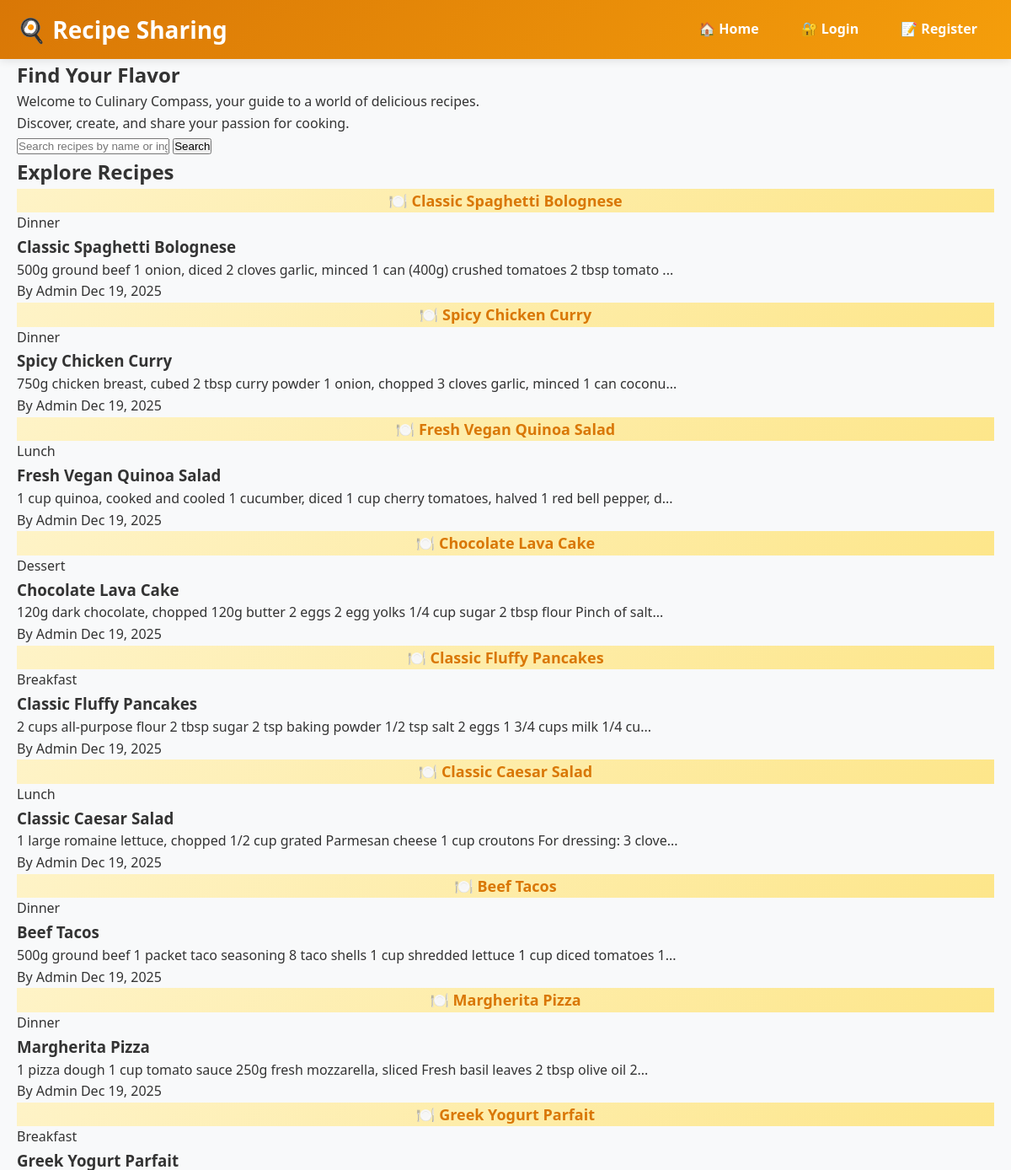
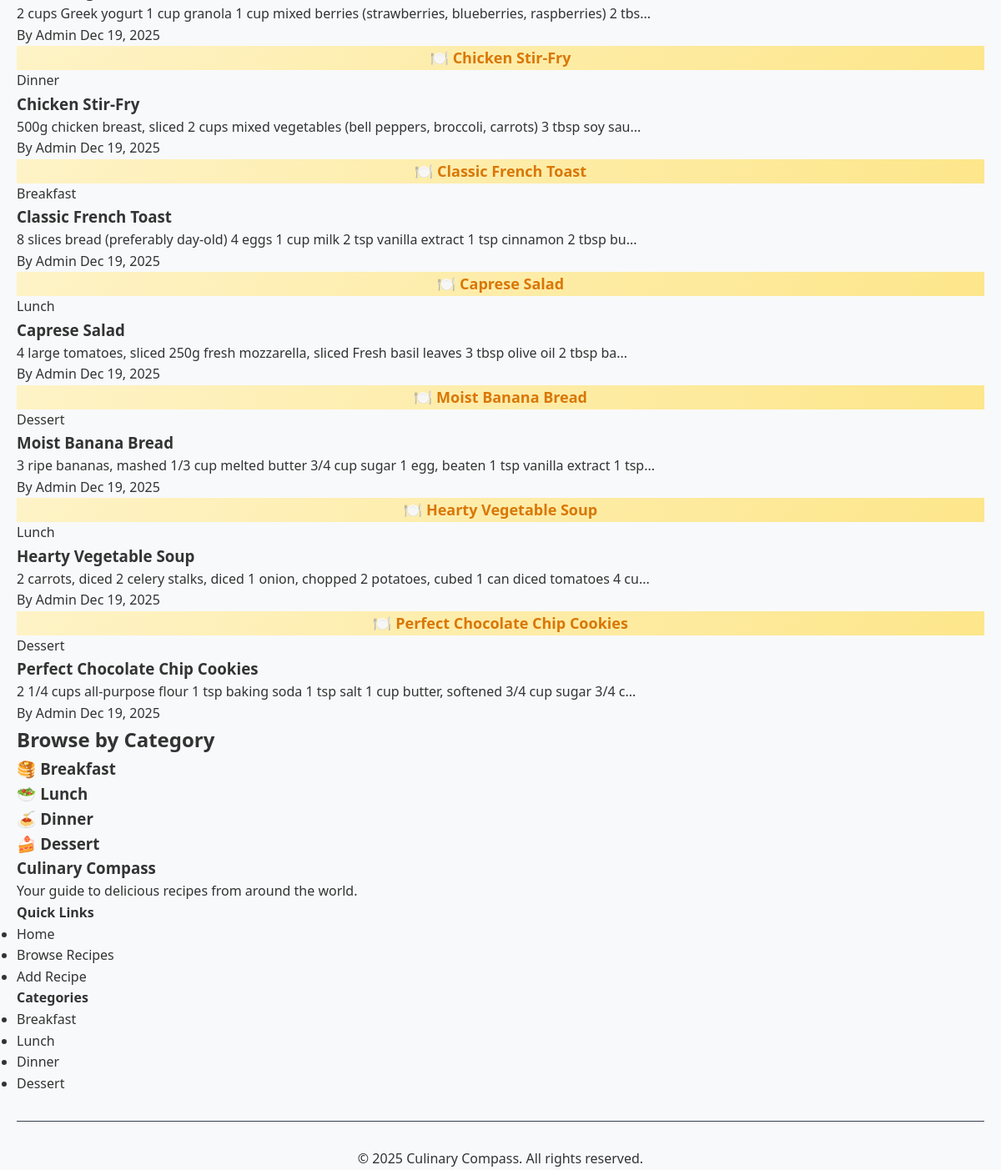
The page / on the database its author committed (2 pictures, top to bottom).
### tables this page shows
CREATE TABLE IF NOT EXISTS recipes (
    id INT AUTO_INCREMENT PRIMARY KEY,
    user_id INT NOT NULL,
    title VARCHAR(200) NOT NULL,
    category VARCHAR(50) NOT NULL,
    ingredients TEXT NOT NULL,
    instructions TEXT NOT NULL,
    image VARCHAR(255) DEFAULT 'default-recipe.jpg',
    created_at TIMESTAMP DEFAULT CURRENT_TIMESTAMP,
    updated_at TIMESTAMP DEFAULT CURRENT_TIMESTAMP ON UPDATE CURRENT_TIMESTAMP,
    INDEX idx_user_id (user_id),
    INDEX idx_category (category),
    INDEX idx_created_at (created_at),
    FOREIGN KEY (user_id) REFERENCES users(id) ON DELETE CASCADE
);

CREATE TABLE IF NOT EXISTS users (
    id INT AUTO_INCREMENT PRIMARY KEY,
    name VARCHAR(100) NOT NULL,
    email VARCHAR(100) NOT NULL UNIQUE,
    password_hash VARCHAR(255) NOT NULL,
    created_at TIMESTAMP DEFAULT CURRENT_TIMESTAMP,
    INDEX idx_email (email)
);

### index.php (the view, shortened to what this page needs)
<?php
require_once 'config/database.php';
$search = isset($_GET['search']) ? trim($_GET['search']) : '';
if ($search) {
  $stmt = $pdo->prepare("
        SELECT r.*, u.name as author_name
        FROM recipes r
        JOIN users u ON r.user_id = u.id
        WHERE r.title LIKE ? OR r.ingredients LIKE ? OR r.category LIKE ?
        ORDER BY r.created_at DESC
    ");
  $searchTerm = "%{$search}%";
  $stmt->execute([$searchTerm, $searchTerm, $searchTerm]);
} else {
  $stmt = $pdo->query("
        SELECT r.*, u.name as author_name
        FROM recipes r
        JOIN users u ON r.user_id = u.id
        ORDER BY r.created_at DESC
        LIMIT 15
    ");
}
$recipes = $stmt->fetchAll();
include 'includes/header.php';
?>
<section class="hero">
  <div class="container">
    <h1>Find Your Flavor</h1>
    <p>Welcome to Culinary Compass, your guide to a world of delicious recipes.<br>
      Discover, create, and share your passion for cooking.</p>
  </div>
</section>
<section class="search-section">
  <div class="container">
    <div class="search-bar-container">
      <form method="GET" action="index.php" class="search-form">
        <input
          type="text"
          name="search"
          class="search-input"
          placeholder="Search recipes by name or ingredients..."
          value="<?php echo htmlspecialchars($search); ?>">
        <button type="submit" class="search-button">Search</button>
      </form>
    </div>
  </div>
</section>
<section class="recipes-section">
  <div class="container">
    <h2><?php echo $search ? 'Search Results' : 'Explore Recipes'; ?></h2>
    <?php if (count($recipes) > 0): ?>
      <div class="recipe-grid">
        <?php foreach ($recipes as $recipe): ?>
          <article class="recipe-card">
            <a href="recipe-detail.php?id=<?php echo $recipe['id']; ?>" class="recipe-card-link">
              <div class="recipe-card-image">
                <?php if (!empty($recipe['image']) && file_exists('assets/uploads/' . $recipe['image'])): ?>
                  <img src="assets/uploads/<?php echo htmlspecialchars($recipe['image']); ?>"
                    alt="<?php echo htmlspecialchars($recipe['title']); ?>">
                <?php else: ?>
                  <div style="width: 100%; height: 100%; display: flex; align-items: center; justify-content: center; background: linear-gradient(135deg, #fef3c7, #fde68a); color: #d97706; font-size: 18px; font-weight: 600;">
                    🍽️ <?php echo htmlspecialchars($recipe['title']); ?>
                  </div>
                <?php endif; ?>
                <span class="recipe-category-badge">
                  <?php echo htmlspecialchars($recipe['category']); ?>
                </span>
              </div>
              <div class="recipe-card-content">
                <h3 class="recipe-card-title">
                  <?php echo htmlspecialchars($recipe['title']); ?>
                </h3>
                <p class="recipe-card-description">
                  <?php
                  $ingredients = htmlspecialchars($recipe['ingredients']);
                  echo substr($ingredients, 0, 100) . (strlen($ingredients) > 100 ? '...' : '');
                  ?>
                </p>
                <div class="recipe-card-meta">
                  <span class="recipe-author">
                    By <?php echo htmlspecialchars($recipe['author_name']); ?>
                  </span>
                  <span class="recipe-date">
                    <?php echo date('M d, Y', strtotime($recipe['created_at'])); ?>
                  </span>
                </div>
              </div>
            </a>
          </article>
        <?php endforeach; ?>
      </div>
    <?php endif; ?>
  </div>
</section>
<section class="categories-section">
  <div class="container">
    <h2>Browse by Category</h2>
    <div class="category-grid">
      <a href="browse.php?category=Breakfast" class="category-card">
        <h3>🥞 Breakfast</h3>
      </a>
      <a href="browse.php?category=Lunch" class="category-card">
        <h3>🥗 Lunch</h3>
      </a>
      <a href="browse.php?category=Dinner" class="category-card">
        <h3>🍝 Dinner</h3>
      </a>
      <a href="browse.php?category=Dessert" class="category-card">
        <h3>🍰 Dessert</h3>
      </a>
    </div>
  </div>
</section>
<?php include 'includes/footer.php'; ?>

### includes/header.php (shortened to what this page needs)
<!DOCTYPE html>
<html lang="en">
<head>
  <link rel="stylesheet" href="assets/css/style.css">
</head>
<body>
  <header>
    <div class="header-container">
      <a href="index.php" class="logo">
        🍳 Recipe Sharing
      </a>
      <nav>
        <ul class="nav-menu" id="navMenu">
          <li><a href="index.php" class="nav-link">🏠 Home</a></li>
          <?php if (isset($_SESSION['user_id'])): ?>
            <li><a href="add-recipe.php" class="nav-link">➕ Add Recipe</a></li>
            <li>
              <span class="welcome-text">
                <span class="user-icon">👤</span>
                Welcome, <?php echo htmlspecialchars($_SESSION['user_name']); ?>
              </span>
            </li>
            <li><a href="logout.php" class="btn-logout">🚪 Logout</a></li>
          <?php else: ?>
            <li><a href="login.php" class="nav-link">🔐 Login</a></li>
            <li><a href="register.php" class="nav-link">📝 Register</a></li>
          <?php endif; ?>
        </ul>
      </nav>
    </div>
  </header>

### includes/footer.php
<footer class="site-footer">
  <div class="container">
    <div class="footer-content">
      <div class="footer-section">
        <h3>Culinary Compass</h3>
        <p>Your guide to delicious recipes from around the world.</p>
      </div>
      <div class="footer-section">
        <h4>Quick Links</h4>
        <ul>
          <li><a href="index.php">Home</a></li>
          <li><a href="browse.php">Browse Recipes</a></li>
          <li><a href="add-recipe.php">Add Recipe</a></li>
        </ul>
      </div>
      <div class="footer-section">
        <h4>Categories</h4>
        <ul>
          <li><a href="browse.php?category=Breakfast">Breakfast</a></li>
          <li><a href="browse.php?category=Lunch">Lunch</a></li>
          <li><a href="browse.php?category=Dinner">Dinner</a></li>
          <li><a href="browse.php?category=Dessert">Dessert</a></li>
        </ul>
      </div>
    </div>
    <div style="text-align: center; margin-top: 2rem; padding-top: 2rem; border-top: 1px solid #374151;">
      <p>&copy; <?php echo date('Y'); ?> Culinary Compass. All rights reserved.</p>
    </div>
  </div>
</footer>
</body>
</html>

### assets/css/style.css (style rules this page uses)
* { margin: 0; padding: 0; box-sizing: border-box; }
body { font-family: 'Segoe UI', Tahoma, Geneva, Verdana, sans-serif; line-height: 1.6; color: #333; background-color: #f8f9fa; }
.container { max-width: 1200px; margin: 0 auto; padding: 0 20px; }
a { text-decoration: none; color: inherit; transition: all 0.3s ease; }

### includes/header.php (style rules this page uses)
header { background: linear-gradient(135deg, #d97706 0%, #f59e0b 100%); box-shadow: 0 2px 10px rgba(0, 0, 0, 0.1); position: sticky; top: 0; z-index: 1000; }
.header-container { max-width: 1200px; margin: 0 auto; padding: 0 20px; display: flex; justify-content: space-between; align-items: center; height: 70px; }
.logo { font-size: 28px; font-weight: 700; color: white; text-decoration: none; display: flex; align-items: center; gap: 10px; }
.nav-menu { display: flex; align-items: center; gap: 10px; list-style: none; }
.nav-link { color: white; padding: 10px 20px; border-radius: 8px; font-weight: 600; transition: all 0.3s; text-decoration: none; display: block; }

### rows shown on the page
recipes: title "Classic Spaghetti Bolognese", category "Dinner", ingredients "500g ground beef 1 onion, diced 2 cloves garlic, minced 1 can (400g) crushed tomatoes 2 tbsp tomato", user.name "Admin", created_at "Dec 19, 2025"
recipes: title "Spicy Chicken Curry", category "Dinner", ingredients "750g chicken breast, cubed 2 tbsp curry powder 1 onion, chopped 3 cloves garlic, minced 1 can coconu", user.name "Admin", created_at "Dec 19, 2025"
recipes: title "Fresh Vegan Quinoa Salad", category "Lunch", ingredients "1 cup quinoa, cooked and cooled 1 cucumber, diced 1 cup cherry tomatoes, halved 1 red bell pepper, d", user.name "Admin", created_at "Dec 19, 2025"
recipes: title "Chocolate Lava Cake", category "Dessert", ingredients "120g dark chocolate, chopped 120g butter 2 eggs 2 egg yolks 1/4 cup sugar 2 tbsp flour Pinch of salt", user.name "Admin", created_at "Dec 19, 2025"
recipes: title "Classic Fluffy Pancakes", category "Breakfast", ingredients "2 cups all-purpose flour 2 tbsp sugar 2 tsp baking powder 1/2 tsp salt 2 eggs 1 3/4 cups milk 1/4 cu", user.name "Admin", created_at "Dec 19, 2025"
recipes: title "Classic Caesar Salad", category "Lunch", ingredients "1 large romaine lettuce, chopped 1/2 cup grated Parmesan cheese 1 cup croutons For dressing: 3 clove", user.name "Admin", created_at "Dec 19, 2025"
recipes: title "Beef Tacos", category "Dinner", ingredients "500g ground beef 1 packet taco seasoning 8 taco shells 1 cup shredded lettuce 1 cup diced tomatoes 1", user.name "Admin", created_at "Dec 19, 2025"
recipes: title "Margherita Pizza", category "Dinner", ingredients "1 pizza dough 1 cup tomato sauce 250g fresh mozzarella, sliced Fresh basil leaves 2 tbsp olive oil 2", user.name "Admin", created_at "Dec 19, 2025"
recipes: title "Greek Yogurt Parfait", category "Breakfast", ingredients "2 cups Greek yogurt 1 cup granola 1 cup mixed berries (strawberries, blueberries, raspberries) 2 tbs", user.name "Admin", created_at "Dec 19, 2025"
recipes: title "Chicken Stir-Fry", category "Dinner", ingredients "500g chicken breast, sliced 2 cups mixed vegetables (bell peppers, broccoli, carrots) 3 tbsp soy sau", user.name "Admin", created_at "Dec 19, 2025"
recipes: title "Classic French Toast", category "Breakfast", ingredients "8 slices bread (preferably day-old) 4 eggs 1 cup milk 2 tsp vanilla extract 1 tsp cinnamon 2 tbsp bu", user.name "Admin", created_at "Dec 19, 2025"
recipes: title "Caprese Salad", category "Lunch", ingredients "4 large tomatoes, sliced 250g fresh mozzarella, sliced Fresh basil leaves 3 tbsp olive oil 2 tbsp ba", user.name "Admin", created_at "Dec 19, 2025"
recipes: title "Moist Banana Bread", category "Dessert", ingredients "3 ripe bananas, mashed 1/3 cup melted butter 3/4 cup sugar 1 egg, beaten 1 tsp vanilla extract 1 tsp", user.name "Admin", created_at "Dec 19, 2025"
recipes: title "Hearty Vegetable Soup", category "Lunch", ingredients "2 carrots, diced 2 celery stalks, diced 1 onion, chopped 2 potatoes, cubed 1 can diced tomatoes 4 cu", user.name "Admin", created_at "Dec 19, 2025"
recipes: title "Perfect Chocolate Chip Cookies", category "Dessert", ingredients "2 1/4 cups all-purpose flour 1 tsp baking soda 1 tsp salt 1 cup butter, softened 3/4 cup sugar 3/4 c", user.name "Admin", created_at "Dec 19, 2025"
